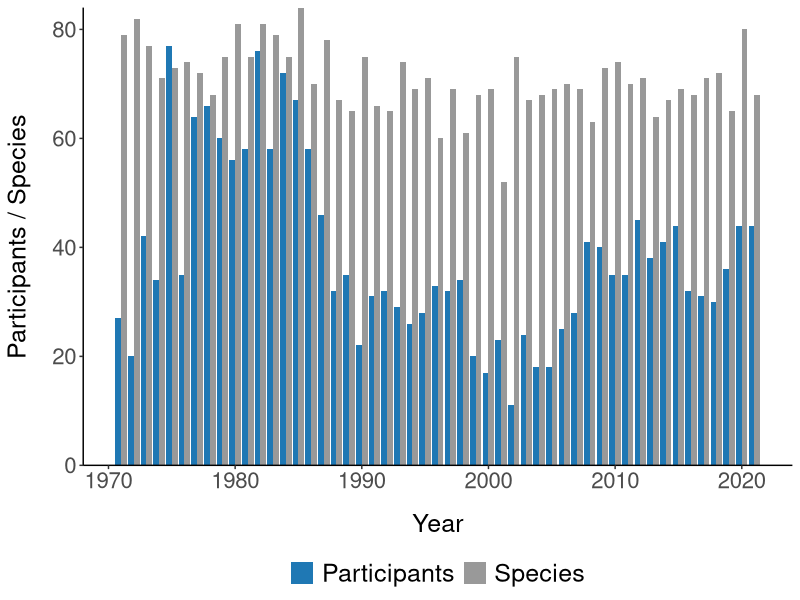
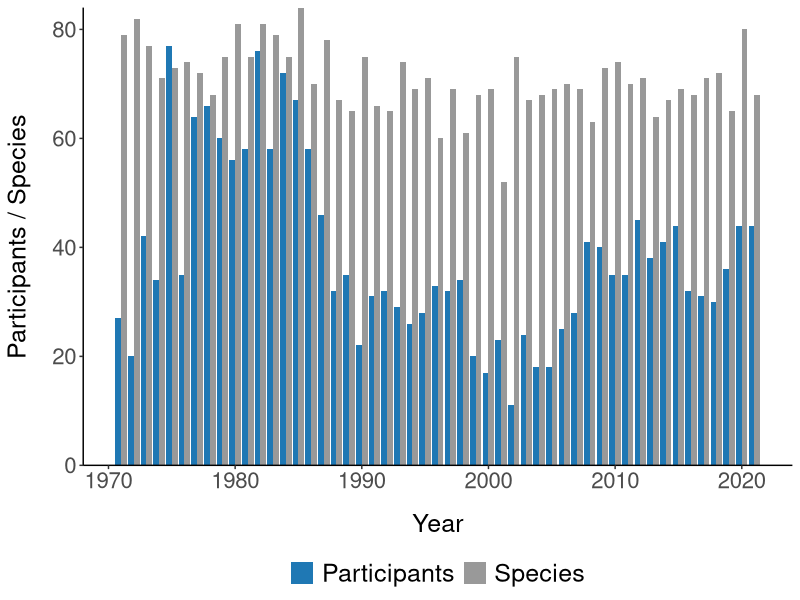

Generate these figures, in order, with R:
library(tidyverse)
library(ggplot2)
library(RColorBrewer)

mdi <- read.csv("outputs/mdi/cbcmdi_fulldata_20220402.csv", header = TRUE)
sch <- read.csv("outputs/sch/cbcsch_fulldata_20220402.csv", header = TRUE)
Y1 <- data.frame(Year = 2021:1971)
effort <- read.csv("data/schmdi_cbceffort_20220418.csv")
tax <- read.csv("data/eBird_Taxonomy_v2021.csv")

#Get separate data ready for join
mdi <- mdi %>% 
  mutate(circle = "mdi") %>% 
  rename(SciName = SciName2)

sch <- sch %>% 
  mutate(circle = "schoodic")

#Combine for regional analysis
cbc <- bind_rows(mdi, sch)


##Do calculations
#Get mean count and party hour
metr <- cbc %>%
  group_by(CommonName, Year) %>% 
  summarise(Count=mean(Count), 
            PartyH=mean(PartyHours))

#Party hour is not correct for species only detected in one circle that year, fix
yh <- metr %>% 
  group_by(Year) %>% 
  summarise(PartyHours = median(PartyH))

#Combine new party hours that are right and remove incorrect column
newjoin <- left_join(metr, yh) %>% 
  select(-PartyH)

#Calculate countpartyhour statistic from these updated mean values
T2.0 <- newjoin %>% 
  mutate(CountPartyHour = Count/PartyHours)



##Fill in missing years with zero
#Create a list of all the species to run through the purrr loop
sp.list <- unique(cbc$CommonName)

#Summarize for totals by year to merge for each species in the loop
all.bird.data <- T2.0 %>% 
  group_by(Year) %>% 
  summarise(PartyHours = median(PartyHours))

#Function to add in years where species were not seen
add.zero <- function(spname) {
  
  sp <- T2.0 %>% 
    filter(CommonName == paste(spname))
  
  withzed <- full_join(sp, all.bird.data, by = "Year") %>% 
    select(-PartyHours.x) %>% 
    rename(PartyHours=PartyHours.y)
  
  withzed$CommonName <- paste(spname)
  
  output <- withzed %>% 
    mutate_all(~replace(., is.na(.), 0))
  
  
  return(output)
  
}


#Run this function through purrr loop to add data for each year for each species
#162 species over 51 year --- 162*51 = 8262 rows
fulldat <- map(sp.list, ~add.zero(.))

#turn into usable r object
sp.full <- as.data.frame(do.call(rbind, fulldat))

#Write out for use in rmarkdown report
#write.csv(sp.full, "outputs/cbc_alldata_20220415.csv", row.names = F)


##Create summary dfs to use in analyses
#Remove zeros to use later
T1.1 <- T2.0 %>%
  filter(Count > 0)

#Year summaries: # of species, total count, count/partyhour, party hours
T2 <- T2.0 %>% 
  group_by(Year) %>%
  summarise(NoSpecies=length(which(Count>0)),
            Birds=sum(Count),
            BirdsPartyHour=sum(CountPartyHour),
            PartyHours=mean(PartyHours)) %>% 
  select(year = Year, NoSpecies)

data <- tibble(effort) %>% 
  select(year, sum.participants) %>% 
  arrange(year) %>% 
  left_join(., T2, by = "year") %>% 
  pivot_longer(., c(NoSpecies, sum.participants)) %>% 
  mutate(name = factor(name, levels = c("sum.participants", "NoSpecies")))

data %>% 
  ggplot(aes(x = year, y = value, fill = name)) +
  geom_bar(stat = "identity", position = "dodge") + 
  scale_y_continuous(expand = c(0,0)) +
  scale_fill_manual(labels = c("Participants", "Species"), values = c("#1F78B4", "gray60")) +
  labs(x = "Year", y = "Participants / Species") +
  theme_classic() +
  theme(
    legend.title = element_blank(),
    legend.text = element_text(size = 18),
    legend.position = "bottom",
    axis.title = element_text(size = 18),
    axis.title.x = element_text(margin = margin(t = 15, r = 0, b = 0, l = 0)),
    axis.title.y = element_text(margin = margin(t = 0, r = 15, b = 0, l = 0)),
    axis.text = element_text(size = 16)
  )

ggsave("outputs/species_people_figure.png", height = 8, width = 13)










